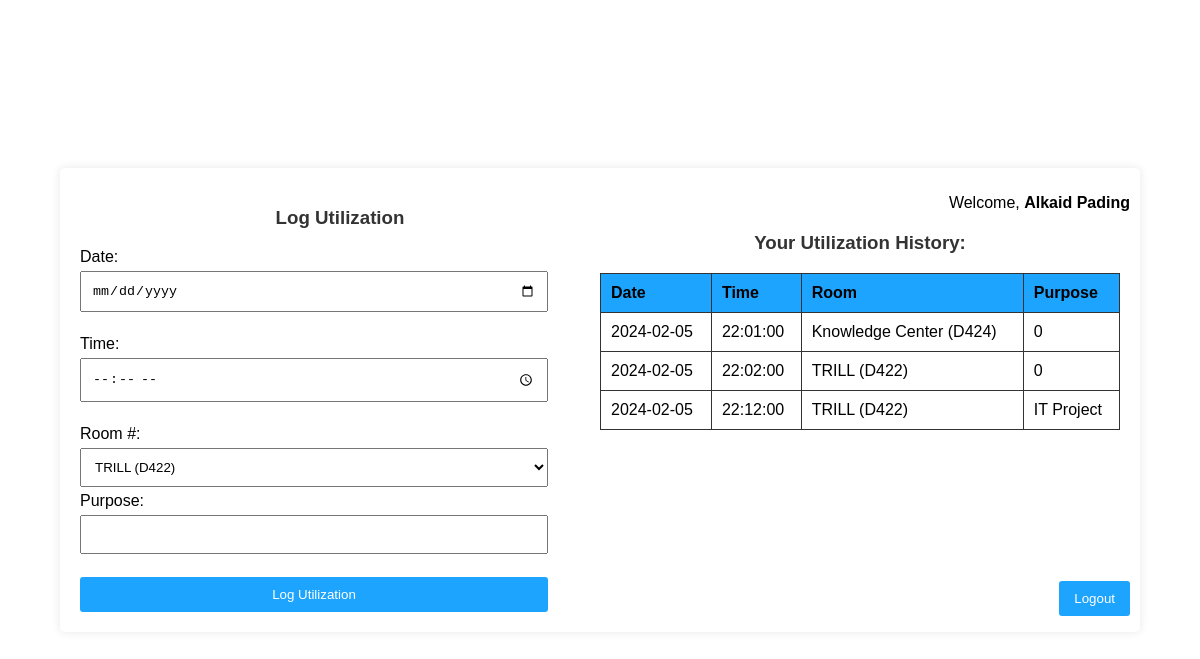
Page /student_module/student.php (signed in) on the earlier database version.
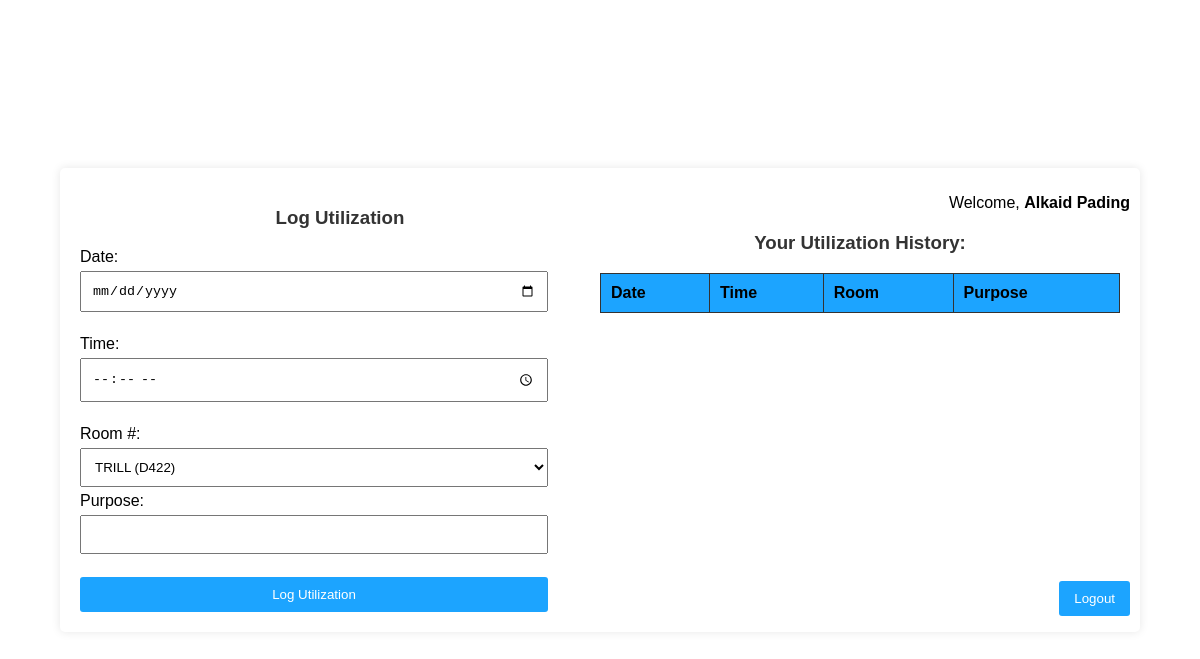
Same page on the later database version.
### tables this page shows
CREATE TABLE IF NOT EXISTS `utilization` (
  `UtilizationID` int NOT NULL AUTO_INCREMENT,
  `UserID` int NOT NULL,
  `Date` date NOT NULL,
  `Time` time NOT NULL,
  `Room` varchar(30) NOT NULL,
  `Purpose` varchar(200) NOT NULL,
  PRIMARY KEY (`UtilizationID`),
  KEY `user_util` (`UserID`)
);

### student_module/student.php (the view, shortened to what this page needs)
<?php
$servername = "localhost";
$username = "root";
$password = "";
$dbname = "management_system";
$db = new mysqli($servername, $username, $password, $dbname);
$userID = isset($_SESSION['userID']) ? $_SESSION['userID'] : null;
$userFirstName = "";
$userLastName = "";
if ($userID !== null) {
    $sqlUser = "SELECT FirstName, LastName FROM users WHERE UserID = ?";
    $stmtUser = $db->prepare($sqlUser);
    $stmtUser->bind_param("i", $userID);
    $stmtUser->execute();
    $resultUser = $stmtUser->get_result();
    if ($rowUser = $resultUser->fetch_assoc()) {
        $userFirstName = $rowUser['FirstName'];
        $userLastName = $rowUser['LastName'];
    }
}
$sql = "SELECT * FROM utilization WHERE UserID = ?";
$stmt = $db->prepare($sql);
$stmt->bind_param("i", $userID);
$stmt->execute();
$result = $stmt->get_result();
$utilizationRows = [];
while ($row = $result->fetch_assoc()) {
    $utilizationRows[] = $row;
}
?>
<!DOCTYPE html>
<html lang="en">
<head>
    <link rel="stylesheet" href="css/student.css">
</head>
<body>
<div class="container">
<div class="user-info">
    <p>Welcome, <strong><?php echo htmlspecialchars($userFirstName); ?></strong> <strong><?php echo htmlspecialchars($userLastName); ?></strong></p>
</div>
    <div class="logout">
    <form method="post" action="../otherpages/logout.php">
        <p><input type="submit" name="logout" value="Logout"></p>
    </form>
    </div>
    <div class="log-utilization">
        <h3>Log Utilization</h3>
        <form method="post" action="<?php echo $_SERVER['PHP_SELF']; ?>">
            Date: <input type="date" name="utilization_date" required><br>
            Time: <input type="time" name="utilization_time" required><br>
            Room #:<select name="utilization_room" id="roomSelect" required onchange="showSpecifyInput()">
                    <option value="TRILL (D422)">TRILL (D422)</option>
                    </select>
            Purpose: <input type="text" name="utilization_purpose" required><br>
            <input type="submit" name="log_utilization" value="Log Utilization">
        </form>
    </div>
    <div class="utilization-history">
        <h3>Your Utilization History:</h3>
        <table border="1">
            <tr>
                <th>Date</th>
                <th>Time</th>
                <th>Room</th>
                <th>Purpose</th>
            </tr>
            <?php foreach ($utilizationRows as $row): ?>
                <tr>
                    <td><?php echo htmlspecialchars($row['Date']); ?></td>
                    <td><?php echo htmlspecialchars($row['Time']); ?></td>
                    <td><?php echo htmlspecialchars($row['Room']); ?></td>
                    <td><?php echo htmlspecialchars($row['Purpose']); ?></td>
                </tr>
            <?php endforeach; ?>
        </table>
    </div>
</div>
</body>
</html>

Differences in the rows shown:
removed utilization: Date "2024-02-05", Time "22:01:00", Room "Knowledge Center (D424)", Purpose "0"
removed utilization: Date "2024-02-05", Time "22:02:00", Room "TRILL (D422)", Purpose "0"
removed utilization: Date "2024-02-05", Time "22:12:00", Room "TRILL (D422)", Purpose "IT Project"
